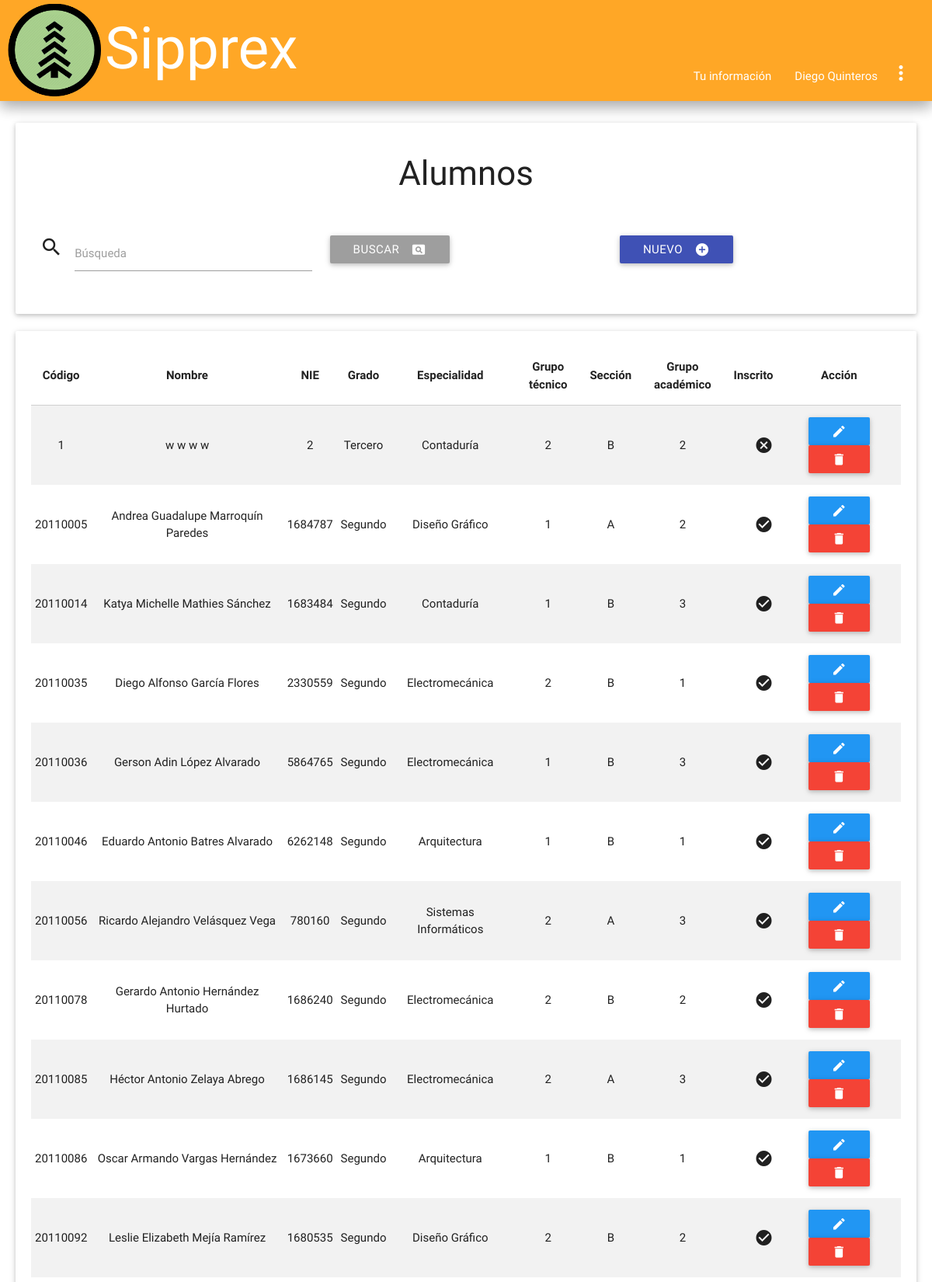
The page /admin/alumnos_index.php (signed in, upper part) on the database its author committed.
### tables this page shows
CREATE TABLE `alumnos` (
  `carnet` int(8) NOT NULL,
  `contraseña` int(8) NOT NULL,
  `nie` int(7) DEFAULT NULL,
  `nombre1` varchar(9) DEFAULT NULL,
  `nombre2` varchar(10) DEFAULT NULL,
  `apellido1` varchar(11) DEFAULT NULL,
  `apellido2` varchar(11) DEFAULT NULL,
  `grado` int(2) DEFAULT NULL,
  `especialidad` int(2) DEFAULT NULL,
  `grupo_Tecnic` int(2) DEFAULT NULL,
  `secc` int(2) DEFAULT NULL,
  `grupo_academ` int(2) DEFAULT NULL,
  `inscrito` varchar(9) DEFAULT NULL
);

CREATE TABLE `especialidades` (
  `id_especialidad` int(2) NOT NULL,
  `especialidad` varchar(21) DEFAULT NULL
);

CREATE TABLE `grupo_tecnico` (
  `id_grupo_tec` int(2) NOT NULL,
  `grupo_tec` int(1) DEFAULT NULL
);

CREATE TABLE `secciones` (
  `id_seccion` int(2) NOT NULL,
  `seccion` varchar(1) DEFAULT NULL
);

CREATE TABLE `grupo_academico` (
  `id_grupo_aca` int(2) NOT NULL,
  `grupo_aca` int(1) DEFAULT NULL
);

### bibliotecas/conexion.php (called while the page is built, shortened)
<?php
class Database
{
    private static $connection;
    private static function connect()
    {
        $server = 'localhost';
        $database = 'ssppea';
        $username = 'admin_sipprex';
        $password = 'sipprexricaldone';
        $options = array(PDO::MYSQL_ATTR_INIT_COMMAND => "set names utf8");
        self::$connection = null;
        try
        {
            self::$connection = new PDO("mysql:host=".$server."; dbname=".$database, $username, $password, $options);
            self::$connection->setAttribute(PDO::ATTR_ERRMODE, PDO::ERRMODE_EXCEPTION);
        }
        catch(PDOException $exception)
        {
            die($exception->getMessage());
        }
    }
    private static function desconnect()
    {
        self::$connection = null;
    }
    public static function getRows($query, $values)
    {
        $statement = self::$connection->prepare($query);
        $statement->execute($values);
        return $statement->fetchAll(PDO::FETCH_BOTH);
    }
}
?>

### admin/alumnos_index.php (the view, shortened to what this page needs)
<?php
 require("../bibliotecas/conexion.php");
 ?>
<!DOCTYPE html>
<html lang="es">
	<head>
		<?php include '../inc/styles.php'; ?>
	</head>
	<body>
		<?php include("../inc/nav.php")?>
		<div class="card-panel paneles">
			<div class="titulo">
				<h3>Alumnos</h3>
			</div>
			<br>
			<form method='post' autocomplete="off" class='row'>
				<div class='input-field col s6 m4'>
					<i class='material-icons prefix'>search</i>
					<input id='buscar' autocomplete="off" type='text' name='buscar' class='validate'/>
					<label for='buscar' class='active'>Búsqueda</label>
				</div>
				<div class='input-field col s6 m4'>
					<button type='submit' class='btn grey left'><i class='material-icons right'>pageview</i>Buscar</button>
				</div>
				<div class='input-field col s12 m4'>
					<a href='alumnos_save.php' class='btn indigo'><i class='material-icons right'>add_circle</i>Nuevo</a>
				</div>
			</form>
		</div>
		<?php
		if(!empty($_POST))
		{
			$search = strip_tags(trim($_POST['buscar']));
			$sql = "SELECT * FROM alumnos, años, especialidades, grupo_tecnico, secciones, grupo_academico WHERE alumnos.grado = años.id_año AND alumnos.especialidad = especialidades.id_especialidad AND alumnos.grupo_Tecnic = grupo_tecnico.id_grupo_tec AND alumnos.secc = secciones.id_seccion AND alumnos.grupo_academ = grupo_academico.id_grupo_aca AND apellido1 LIKE ? ORDER BY carnet";
			$params = array("%$search%");
		}
		else
		{
			$sql = "SELECT * FROM alumnos, años, especialidades, grupo_tecnico, secciones, grupo_academico WHERE alumnos.grado = años.id_año AND alumnos.especialidad = especialidades.id_especialidad AND alumnos.grupo_Tecnic = grupo_tecnico.id_grupo_tec AND alumnos.secc = secciones.id_seccion AND alumnos.grupo_academ = grupo_academico.id_grupo_aca ORDER BY carnet";
			$params = null;
		}
		$data = Database::getRows($sql, $params);
		if($data != null)
		{
			$tabla = 	"<div class='card-panel paneles'>
							<table class='centered striped responsive-table'>
								<thead>
									<tr>
										<th>Código</th>
										<th>Nombre</th>
										<th>NIE</th>
										<th>Grado</th>
										<th>Especialidad</th>
										<th>Grupo técnico</th>
										<th>Sección</th>
										<th>Grupo académico</th>
										<th>Inscrito</th>
										<th>Acción</th>
									</tr>
								</thead>
								<tbody>";
				foreach($data as $row)
				{
					$tabla .= 	"<tr>
									<td>$row[carnet]</td>
									<td>".htmlspecialchars($row['nombre1']).""." "."".htmlspecialchars($row[nombre2]).""." "."".htmlspecialchars($row[apellido1]).""." "."".htmlspecialchars($row[apellido2])."</td>
									<td>".htmlspecialchars($row['nie'])."</td>
									<td>".htmlspecialchars($row['año'])."</td>
									<td>".htmlspecialchars($row['especialidad'])."</td>
									<td>".htmlspecialchars($row['grupo_tec'])."</td>
									<td>".htmlspecialchars($row['seccion'])."</td>
									<td>".htmlspecialchars($row['grupo_aca'])."</td>";
					if($row['inscrito'] == "VERDADERO"){
						$tabla .= "<td><i class='material-icons right'>check_circle</i></td>";
					}
					else{
						$tabla .= "<td><i class='material-icons right'>cancel</i></td>";
					}
					$tabla .=	"<td>
										<a href='alumnos_save.php?id=$row[carnet]' class='btn blue'><i class='material-icons'>edit</i></a>
										<a href='alumnos_delete.php?id=".base64_encode($row['carnet'])."' class='btn red'><i class='material-icons'>delete</i></a>
									</td>
								</tr>";
				}
				$tabla .= "</tbody>
						</table>
					</div>";
			print($tabla);
		}
		else
		{
			print("<br><div class='card-panel paneles'><i class='material-icons left'>warning</i>No hay registros.</div>");
		}
	?>
	</body>
</html>

### css/dropdown-width.css (style rules this page uses)
body { display: flex; min-height: 100vh; flex-direction: column; }

### css/css.css (style rules this page uses)
.paneles { margin-left: 20px; margin-right: 20px; }
.titulo { text-align: center; }

### rows shown on the page
alumnos: carnet "1", nombre1 "w", nombre2 "w", apellido1 "w", apellido2 "w", nie "2", grado.año "Tercero", especialidad.especialidad "Contaduría", grupo_Tecnic.grupo_tec "2", secc.seccion "B", grupo_academ.grupo_aca "2", inscrito "FALSO" (drawn)
alumnos: carnet "20110005", nombre1 "Andrea", nombre2 "Guadalupe", apellido1 "Marroquín", apellido2 "Paredes", nie "1684787", grado.año "Segundo", especialidad.especialidad "Diseño Gráfico", grupo_Tecnic.grupo_tec "1", secc.seccion "A", grupo_academ.grupo_aca "2", inscrito "VERDADERO" (drawn)
alumnos: carnet "20110014", nombre1 "Katya", nombre2 "Michelle", apellido1 "Mathies", apellido2 "Sánchez", nie "1683484", grado.año "Segundo", especialidad.especialidad "Contaduría", grupo_Tecnic.grupo_tec "1", secc.seccion "B", grupo_academ.grupo_aca "3", inscrito "VERDADERO" (drawn)
alumnos: carnet "20110035", nombre1 "Diego", nombre2 "Alfonso", apellido1 "García", apellido2 "Flores", nie "2330559", grado.año "Segundo", especialidad.especialidad "Electromecánica", grupo_Tecnic.grupo_tec "2", secc.seccion "B", grupo_academ.grupo_aca "1", inscrito "VERDADERO" (drawn)
alumnos: carnet "20110036", nombre1 "Gerson", nombre2 "Adin", apellido1 "López", apellido2 "Alvarado", nie "5864765", grado.año "Segundo", especialidad.especialidad "Electromecánica", grupo_Tecnic.grupo_tec "1", secc.seccion "B", grupo_academ.grupo_aca "3", inscrito "VERDADERO" (drawn)
alumnos: carnet "20110046", nombre1 "Eduardo", nombre2 "Antonio", apellido1 "Batres", apellido2 "Alvarado", nie "6262148", grado.año "Segundo", especialidad.especialidad "Arquitectura", grupo_Tecnic.grupo_tec "1", secc.seccion "B", grupo_academ.grupo_aca "1", inscrito "VERDADERO" (drawn)
alumnos: carnet "20110056", nombre1 "Ricardo", nombre2 "Alejandro", apellido1 "Velásquez", apellido2 "Vega", nie "780160", grado.año "Segundo", especialidad.especialidad "Sistemas Informáticos", grupo_Tecnic.grupo_tec "2", secc.seccion "A", grupo_academ.grupo_aca "3", inscrito "VERDADERO" (drawn)
alumnos: carnet "20110078", nombre1 "Gerardo", nombre2 "Antonio", apellido1 "Hernández", apellido2 "Hurtado", nie "1686240", grado.año "Segundo", especialidad.especialidad "Electromecánica", grupo_Tecnic.grupo_tec "2", secc.seccion "B", grupo_academ.grupo_aca "2", inscrito "VERDADERO" (drawn)
alumnos: carnet "20110085", nombre1 "Héctor", nombre2 "Antonio", apellido1 "Zelaya", apellido2 "Abrego", nie "1686145", grado.año "Segundo", especialidad.especialidad "Electromecánica", grupo_Tecnic.grupo_tec "2", secc.seccion "A", grupo_academ.grupo_aca "3", inscrito "VERDADERO" (drawn)
alumnos: carnet "20110086", nombre1 "Oscar", nombre2 "Armando", apellido1 "Vargas", apellido2 "Hernández", nie "1673660", grado.año "Segundo", especialidad.especialidad "Arquitectura", grupo_Tecnic.grupo_tec "1", secc.seccion "B", grupo_academ.grupo_aca "1", inscrito "VERDADERO" (drawn)
alumnos: carnet "20110092", nombre1 "Leslie", nombre2 "Elizabeth", apellido1 "Mejía", apellido2 "Ramírez", nie "1680535", grado.año "Segundo", especialidad.especialidad "Diseño Gráfico", grupo_Tecnic.grupo_tec "2", secc.seccion "B", grupo_academ.grupo_aca "2", inscrito "VERDADERO" (drawn)

### other values the page prints
$_SESSION[nombre_usuario] "Diego Quinteros"
